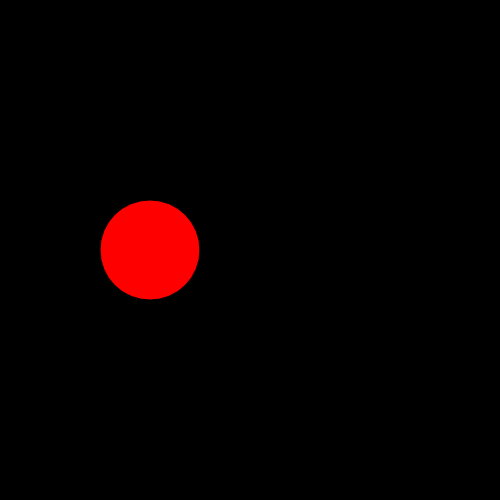
Frame 1 (no input)
Frame 60 (no input): identical to frame 1, image omitted
Frame 120 (the mouse pressed at the canvas centre since frame 60): identical to frame 1, image omitted

The p5.js sketch that drew this single still picture (run headless with seeded random() and noise() and a simulated clock; from frame 60 on, the mouse is pressed at the canvas centre):

// p5.js sketch
// ── sketch.js
/*
function setup() {
    createCanvas(500, 500);
    noStroke();
    
    rectMode(CENTER);
 }
 
 
 function draw() {
    background(0);

    fill(255,0,0);
    ellipse(150, 250, 100, 100);
    
    fill(0,255,0);
    ellipse(250, 250, 100, 100);
    
    fill(0,0,255);
    ellipse(350, 250, 100, 100);
 }
 */

let ball1;

 function setup() {
    createCanvas(500, 500);
//  this             .xPos   .yPos    .redValue    .greenValue   .blueValue
    ball1 = new Ball(150,     250,     255,         0,             0);
    //The 'new' keyword is used to create an INSTANCE of a ball1 object
 }
 
 
 function draw() {
    background(0);

    fill(ball1.redValue, ball1.greenValue, ball1.blueValue);
    ellipse(ball1.xPos, ball1.yPos, 100, 100);
 }

 class Ball {
    constructor(x, y, r, g, b){
        this.xPos = x; //when ball1 was Instanciated, x --> 150
        this.yPos = y; //when ball1 was Instanciated, y --> 250
        this.redValue = r; //when ball1 was Instanciated, r --> 255
        this.greenValue = g; //when ball1 was Instanciated, g --> 0
        this.blueValue = b; //when ball1 was Instanciated, b --> 0

        // 'this' became bell1 ---> bell1.xPos
    }
 }
